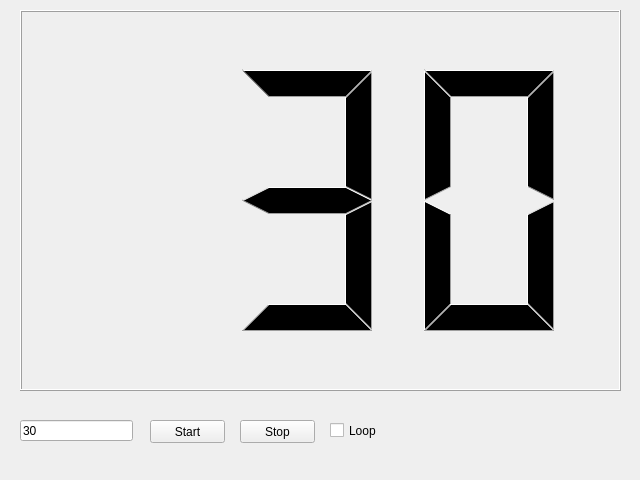
<?xml version="1.0" encoding="UTF-8"?>
<ui version="4.0">
 <class>MainWindow</class>
 <widget class="QMainWindow" name="MainWindow">
  <property name="geometry">
   <rect>
    <x>0</x>
    <y>0</y>
    <width>640</width>
    <height>480</height>
   </rect>
  </property>
  <property name="windowTitle">
   <string>MainWindow</string>
  </property>
  <widget class="QWidget" name="centralwidget">
   <widget class="QLCDNumber" name="lcdNumber">
    <property name="geometry">
     <rect>
      <x>20</x>
      <y>10</y>
      <width>601</width>
      <height>381</height>
     </rect>
    </property>
    <property name="smallDecimalPoint">
     <bool>true</bool>
    </property>
    <property name="digitCount">
     <number>3</number>
    </property>
    <property name="mode">
     <enum>QLCDNumber::Dec</enum>
    </property>
    <property name="segmentStyle">
     <enum>QLCDNumber::Filled</enum>
    </property>
    <property name="value" stdset="0">
     <double>30.000000000000000</double>
    </property>
   </widget>
   <widget class="QLineEdit" name="delayTimer">
    <property name="geometry">
     <rect>
      <x>20</x>
      <y>420</y>
      <width>113</width>
      <height>21</height>
     </rect>
    </property>
    <property name="text">
     <string>30</string>
    </property>
   </widget>
   <widget class="QPushButton" name="startTimer">
    <property name="geometry">
     <rect>
      <x>150</x>
      <y>420</y>
      <width>75</width>
      <height>23</height>
     </rect>
    </property>
    <property name="text">
     <string>Start</string>
    </property>
   </widget>
   <widget class="QPushButton" name="stopTimer">
    <property name="geometry">
     <rect>
      <x>240</x>
      <y>420</y>
      <width>75</width>
      <height>23</height>
     </rect>
    </property>
    <property name="text">
     <string>Stop</string>
    </property>
   </widget>
   <widget class="QCheckBox" name="loopTimer">
    <property name="geometry">
     <rect>
      <x>330</x>
      <y>420</y>
      <width>70</width>
      <height>21</height>
     </rect>
    </property>
    <property name="text">
     <string>Loop</string>
    </property>
   </widget>
  </widget>
 </widget>
 <resources/>
 <connections/>
</ui>
